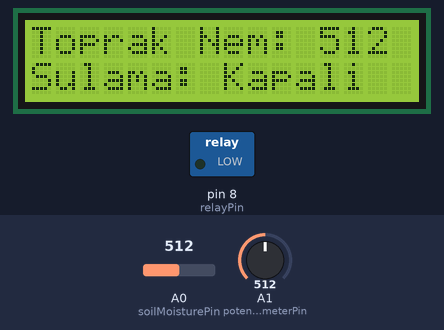
This sketch was run on a simulated Arduino Uno, built with avr-gcc and run on an emulated ATmega328P. Shown: 16×2 character LCD, switched loads named in the sketch (green lamp = pin HIGH). The inputs (shaded band) are chosen by the test bench; at power-on: A1 (potentiometerPin) = 512, A0 (soilMoisturePin) = 512.

Above: at 1.2 s.
1.3 s: A1 (potentiometerPin) set to 522
At 2.9 s:
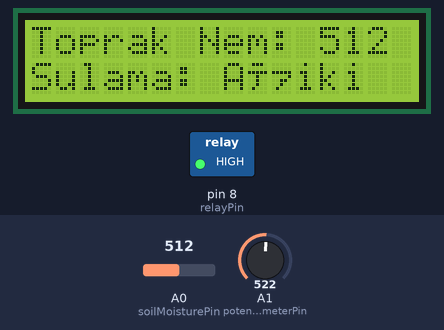
3.5 s: A0 (soilMoisturePin) set to 530
At 4.6 s:
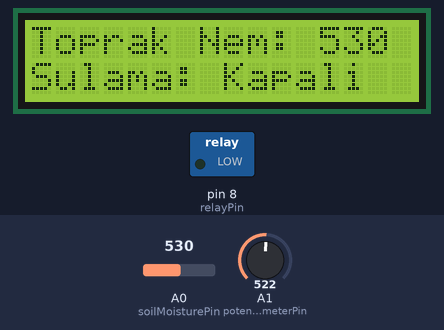
5.5 s: A0 (soilMoisturePin) set to 511
At 7.2 s:
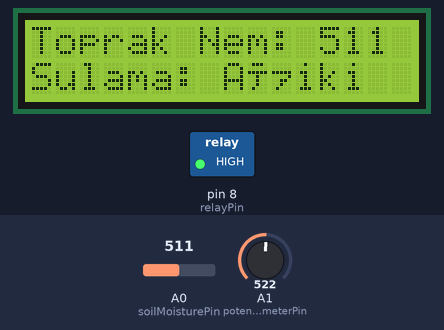
7.5 s: A1 (potentiometerPin) set to 511
At 9.2 s:
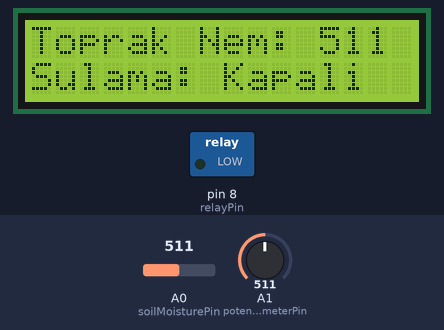
9.5 s: A1 (potentiometerPin) set to 716
At 11.0 s:
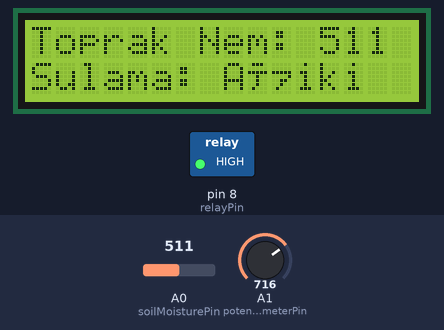
11.5 s: A1 (potentiometerPin) set to 306
At 12.7 s:
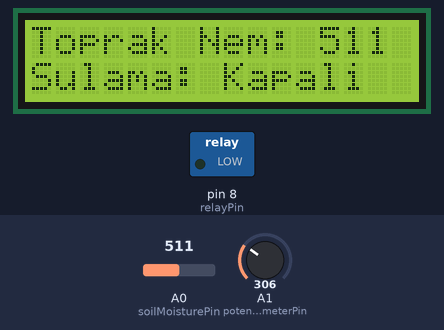
Timing chart, 0 to 14.5 s (numbered marks = the images above; inputs shaded):
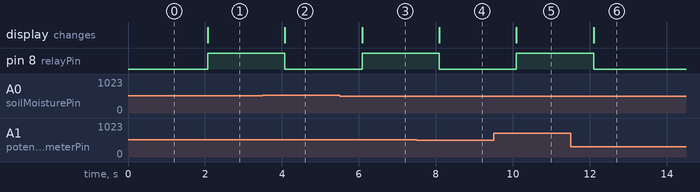

Measured:
- the behaviour switches between 512 and 513 on A1 (potentiometerPin) (found by bisection; images 0 and 1)
- the behaviour switches between 521 and 522 on A0 (soilMoisturePin) (found by bisection; images 1 and 2)
- after the input at 1.3 s, pin 8 (relayPin): LOW → HIGH after 0.77 s; the display: changes after 0.77 s (image 1)
- after the input at 3.5 s, pin 8 (relayPin): HIGH → LOW after 0.58 s; the display: changes after 0.58 s (image 2)
- after the input at 5.5 s, pin 8 (relayPin): LOW → HIGH after 0.58 s; the display: changes after 0.58 s (image 3)
- after the input at 7.5 s, pin 8 (relayPin): HIGH → LOW after 0.59 s; the display: changes after 0.59 s (image 4)
- after the input at 9.5 s, pin 8 (relayPin): LOW → HIGH after 0.59 s; the display: changes after 0.59 s (image 5)
- after the input at 11.5 s, pin 8 (relayPin): HIGH → LOW after 0.60 s; the display: changes after 0.60 s (image 6)

The sketch:

bitki_sulama.ino
```cpp
#include <LiquidCrystal.h>

LiquidCrystal lcd(12, 11, 5, 4, 3, 2);

const int soilMoisturePin = A0;
const int relayPin = 8;
const int potentiometerPin = A1;

int thresholdValue = 0; //Nem miktarıyla karşılaştırılacak değerin belirlenmesi
int soilMoistureValue = 0;
int pumpDuration = 0;
boolean pumpStatus = false;

void setup() {
  pinMode(relayPin, OUTPUT);
  lcd.begin(16, 2);
  lcd.setCursor(0, 0);
  lcd.print("Toprak Nem:");
}

void loop() {
  soilMoistureValue = analogRead(soilMoisturePin); //Topraktan nem miktarı okunması
  thresholdValue = analogRead(potentiometerPin);

  lcd.setCursor(12, 0);
  lcd.print(soilMoistureValue); //LCD ekrana nem miktarının yazılması

  if (soilMoistureValue < thresholdValue) { //Okunan nem miktarının belirlenen değerle karşılaştırılması, küçükse pompa çalıştırılması
    if (!pumpStatus) { //Pompa çoktan çalışmıyorsa pompa çalışır
      pumpStatus = true;
      pumpDuration = 5000; // Su pompasının çalışma süresi
      digitalWrite(relayPin, HIGH);
    }
  } else {
    if (pumpStatus) { //Pompa çalışıyorsa durdurulur
      pumpStatus = false;
      digitalWrite(relayPin, LOW);
    }
  }

  lcd.setCursor(0, 1);
  lcd.print("Sulama: "); //Ekrana sulama durumu yazdırılır
  lcd.print(pumpStatus ? "Açik" : "Kapali");
  delay(1000); // Veri okumalarını belirli aralıklarla yapmak için
}
```
